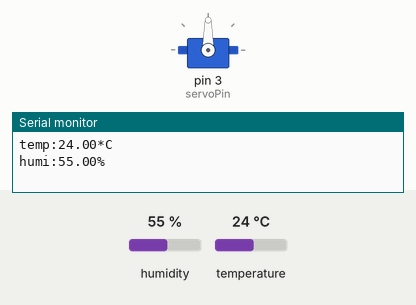
Recording of a sketch running on a simulated Arduino Uno, built with avr-gcc and run on an emulated ATmega328P. Shown: servo, the last lines printed to the serial monitor. The inputs (shaded band) are chosen by the test bench; at power-on: humidity 55 %, temperature 24 °C.

Above: at 0.1 s.
At 7.6 s:
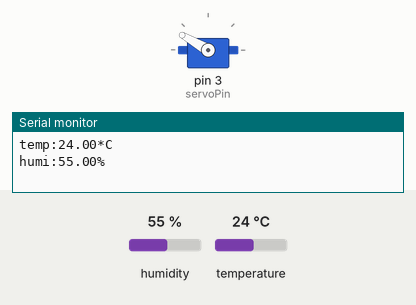
At 18.1 s:
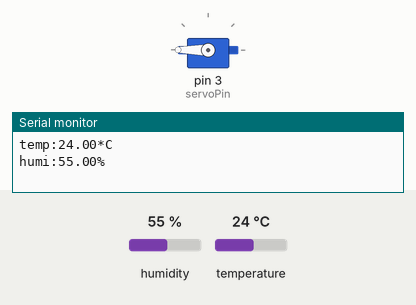
At 38.4 s:
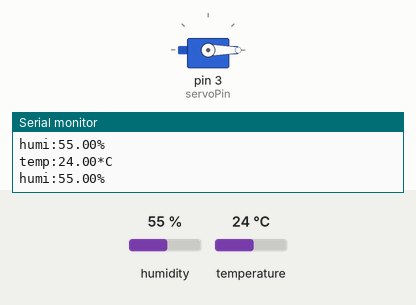
Timing chart, 0 to 39.9 s (numbered marks = the images above):
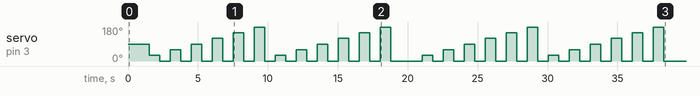

Measured:
- by itself, servo on pin 3 (servoPin): 90° → 30° at 1.5 s, → 0° 0.75 s later, → 60° 0.75 s later, → 0° 0.75 s later, … (48 changes in this stretch)

The sketch:

temp_humi_sensor_with_servoMotor_2.ino
```cpp
//서보모터로 DHT센서 값 표시//

#include <SimpleDHT.h>
#include <DHT11.h>
#include <Servo.h>

Servo servo;

int servoPin=3;
int pin=2;

DHT11 dht11(pin);


void setup() {
  // put your setup code here, to run once:
  Serial.begin(9600);
  servo.attach(servoPin);

}

void loop() {
  // put your main code here, to run repeatedly:
    int err;
  float temp, humi;

  if((err=dht11.read(humi,temp))==0)
  {
    Serial.println();
    Serial.print("temp:"+(String)temp+"*C");
    Serial.println();
    Serial.print("humi:"+(String)humi+"%");
    delay(1500);

    if(40<(int)humi<=50)
    {
    servo.write(30);
    delay(750);
    servo.write(0);
    delay(750);
    }
if(50<(int)humi<=60)
  {
    servo.write(60);
    delay(750);
    servo.write(0);
    delay(750);
  }
if(60<(int)humi<=70)
  {
    servo.write(90);
    delay(750);
    servo.write(0);
    delay(750);
  }
if(70<(int)humi<=80)
  {
    servo.write(120);
    delay(750);
    servo.write(0);
    delay(750);
  }
if(80<(int)humi<=90)
  {
    servo.write(150);
    delay(750);
    servo.write(0);
    delay(750);
  }
if(90<(int)humi<=100)
  {
    servo.write(180);
    delay(750);
    servo.write(0);
    delay(750);
  }
  }
        else
  {
    Serial.println();
    Serial.print("Error No :");
    Serial.print(err);
    Serial.println();
  }

if(40<humi<=50)
  {
    servo.write(30);
    delay(750);
    servo.write(0);
    delay(750);
    }
if(50<humi<=60)
  {
    servo.write(60);
    delay(750);
    servo.write(0);
    delay(750);
  }
if(60<humi<=70)
  {
    servo.write(90);
    delay(750);
    servo.write(0);
    delay(750);
  }
if(70<humi<=80)
  {
    servo.write(120);
    delay(750);
    servo.write(0);
    delay(750);
  }
if(80<humi<=90)
  {
    servo.write(150);
    delay(750);
    servo.write(0);
    delay(750);
  }
if(90<humi<=100)
  {
    servo.write(180);
    delay(750);
    servo.write(0);
    delay(750);
  }
}
```
